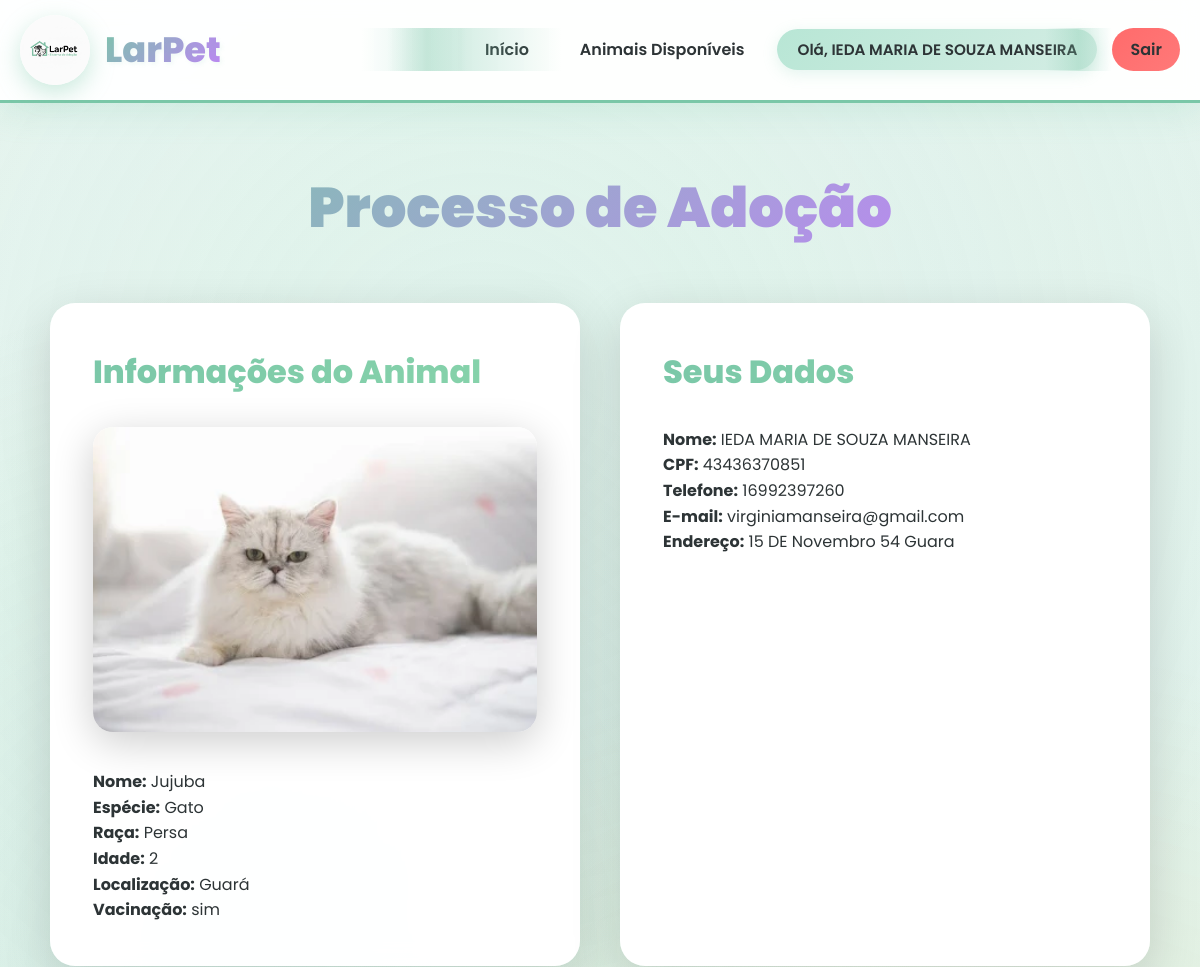
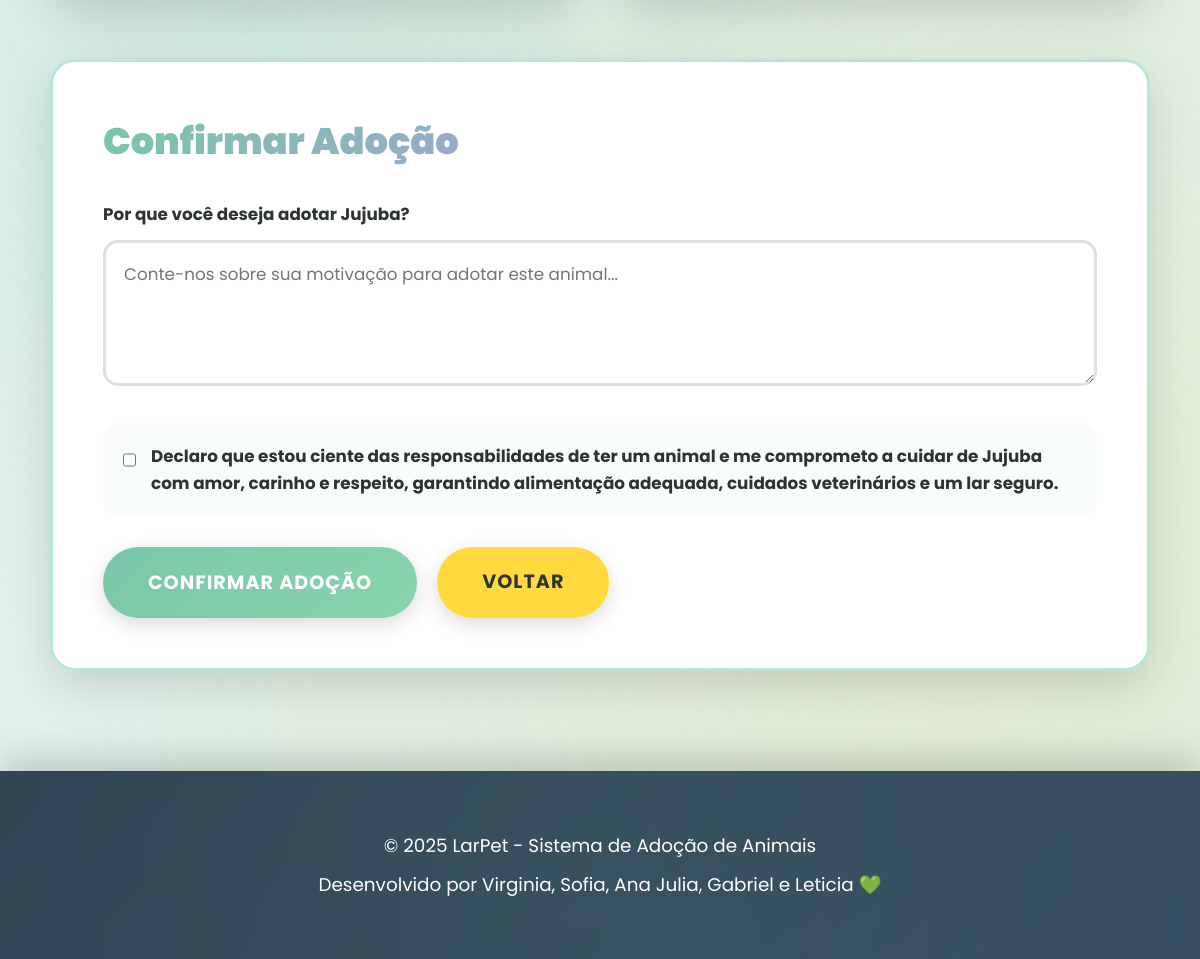
/adocao/1 (signed in), run on the app's committed database (2 pictures, top to bottom).
### app.py (models this page shows)
class Animal(db.Model):
    id = db.Column(db.Integer, primary_key=True)
    nome = db.Column(db.String(100), nullable=False)
    especie = db.Column(db.String(50), nullable=False)
    raca = db.Column(db.String(50))
    idade = db.Column(db.String(20))
    status = db.Column(db.String(20), default='disponível')
    localizacao = db.Column(db.String(100))
    foto = db.Column(db.String(200))
    vacinacao = db.Column(db.Text)
    adocoes = db.relationship('Adocao', backref='animal', lazy=True)

class Adotante(db.Model):
    id = db.Column(db.Integer, primary_key=True)
    usuario_id = db.Column(db.Integer, db.ForeignKey('usuario.id'))
    nome = db.Column(db.String(100), nullable=False)
    cpf = db.Column(db.String(20), nullable=False)
    telefone = db.Column(db.String(20), nullable=False)
    email = db.Column(db.String(100), nullable=False)
    endereco = db.Column(db.String(200), nullable=False)
    data_nascimento = db.Column(db.String(20))
    tipo_residencia = db.Column(db.String(50))
    outros_animais = db.Column(db.String(10))
    motivo_adocao = db.Column(db.Text)
    adocoes = db.relationship('Adocao', backref='adotante', lazy=True)

### app.py (the view, shortened to what this page needs)
@app.route('/adocao/<int:animal_id>', methods=['GET', 'POST'])
def adocao(animal_id):
    if 'usuario_id' not in session:
        flash('Você precisa fazer login para adotar um animal.', 'warning')
        return redirect(url_for('login'))
    if session.get('tipo') != 'Adotante':
        flash('Apenas adotantes podem realizar adoções.', 'error')
        return redirect(url_for('animais_disponiveis'))
    animal = Animal.query.get_or_404(animal_id)
    if animal.status != 'disponível':
        flash('Este animal não está mais disponível para adoção.', 'warning')
        return redirect(url_for('animais_disponiveis'))
    usuario = Usuario.query.get(session['usuario_id'])
    adotante = Adotante.query.filter_by(usuario_id=usuario.id).first()
    return render_template('adocao.html', animal=animal, adotante=adotante)

### app.py (called while the page is built)
@app.after_request
def add_header(response):
    response.headers['Cache-Control'] = 'no-store, no-cache, must-revalidate, post-check=0, pre-check=0, max-age=0'
    response.headers['Pragma'] = 'no-cache'
    response.headers['Expires'] = '-1'
    return response

### templates/adocao.html (shortened to what this page needs)
{% extends 'base.html' %}
{% block content %}
<div class="container">
    <div class="adoption-container">
        <h1>Processo de Adoção</h1>
        <div class="adoption-info">
            <div class="animal-details">
                <h2>Informações do Animal</h2>
                {% if animal.foto %}
                <img src="{{ url_for('static', filename='fotos/' + animal.foto) }}" alt="{{ animal.nome }}" class="adoption-photo">
                {% endif %}
                <p><strong>Nome:</strong> {{ animal.nome }}</p>
                <p><strong>Espécie:</strong> {{ animal.especie }}</p>
                {% if animal.raca %}
                <p><strong>Raça:</strong> {{ animal.raca }}</p>
                {% endif %}
                {% if animal.idade %}
                <p><strong>Idade:</strong> {{ animal.idade }}</p>
                {% endif %}
                {% if animal.localizacao %}
                <p><strong>Localização:</strong> {{ animal.localizacao }}</p>
                {% endif %}
                {% if animal.vacinacao %}
                <p><strong>Vacinação:</strong> {{ animal.vacinacao }}</p>
                {% endif %}
            </div>
            <div class="adopter-details">
                <h2>Seus Dados</h2>
                <p><strong>Nome:</strong> {{ adotante.nome }}</p>
                <p><strong>CPF:</strong> {{ adotante.cpf }}</p>
                <p><strong>Telefone:</strong> {{ adotante.telefone }}</p>
                <p><strong>E-mail:</strong> {{ adotante.email }}</p>
                <p><strong>Endereço:</strong> {{ adotante.endereco }}</p>
            </div>
        </div>
        <div class="adoption-form">
            <h2>Confirmar Adoção</h2>
            <form method="POST" action="{{ url_for('adocao', animal_id=animal.id) }}">
                <div class="form-group">
                    <label for="motivo_final">Por que você deseja adotar {{ animal.nome }}?</label>
                    <textarea id="motivo_final" name="motivo_final" rows="4" class="form-control"
                              placeholder="Conte-nos sobre sua motivação para adotar este animal..." required></textarea>
                </div>
                <div class="form-group checkbox-group">
                    <label>
                        <input type="checkbox" name="responsabilidade" value="sim" required>
                        <span>Declaro que estou ciente das responsabilidades de ter um animal e me comprometo a
                        cuidar de {{ animal.nome }} com amor, carinho e respeito, garantindo alimentação adequada,
                        cuidados veterinários e um lar seguro.</span>
                    </label>
                </div>
                <div class="form-actions">
                    <button type="submit" class="btn btn-primary btn-lg">Confirmar Adoção</button>
                    <a href="{{ url_for('animais_disponiveis') }}" class="btn btn-secondary btn-lg">Voltar</a>
                </div>
            </form>
        </div>
    </div>
</div>
{% endblock %}

### data on the page
Animal: foto (picture), nome "Jujuba", especie "Gato", raca "Persa", idade "2", localizacao "Guará", vacinacao "sim"
Adotante: nome "IEDA MARIA DE SOUZA MANSEIRA", cpf "43436370851", telefone "16992397260", email "virginiamanseira@gmail.com", endereco "15 DE Novembro 54 Guara"

### other printed values
{{ session.nome }} "IEDA MARIA DE SOUZA MANSEIRA"
